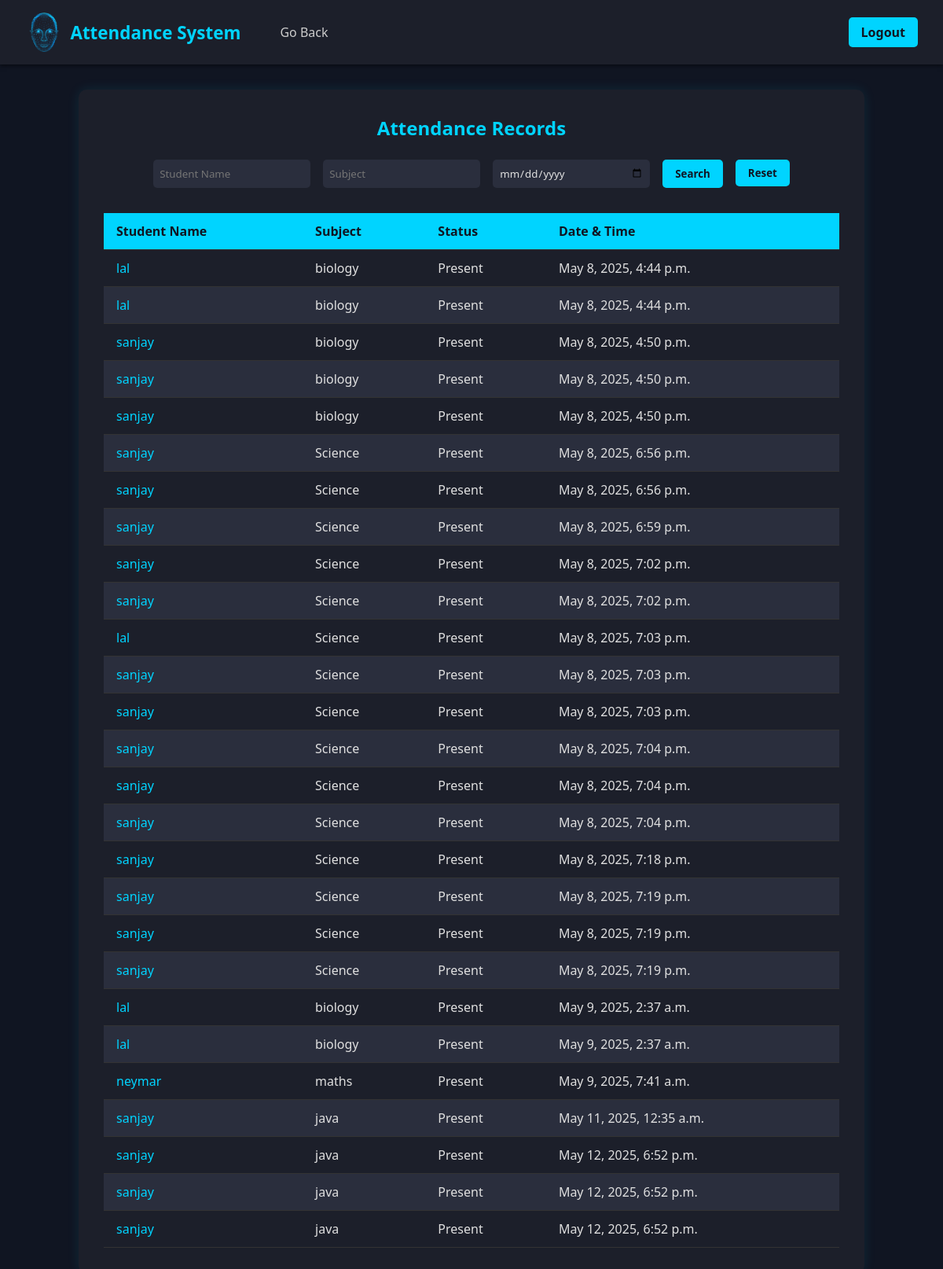
/attendance-record/ (signed in), run on the app's committed database.
### attendance_app/models.py (models this page shows)
class Attendance(models.Model):
    student = models.ForeignKey(Student, on_delete=models.CASCADE)
    subject = models.CharField(max_length=100)
    timestamp = models.DateTimeField(auto_now_add=True)
    status = models.CharField(max_length=10, choices=[('Present', 'Present'), ('Absent', 'Absent')])

class Student(models.Model):
    name = models.CharField(max_length=100)
    face_encoding = models.BinaryField()

### attendance_app/views.py (the view)
# urls.py: path('attendance-record/',views.attendance_records,name='attendance_records'),
@login_required
def attendance_records(request):
    student_query = request.GET.get("student", "")
    subject_query = request.GET.get("subject", "")
    date_query = request.GET.get("date", "")
    records = Attendance.objects.all()
    if student_query:
        records = records.filter(student__name__icontains=student_query)
    if subject_query:
        records = records.filter(subject__icontains=subject_query)
    if date_query:
        records = records.filter(timestamp__date=date_query)
    return render(request, "attendance_app/attendance_records.html", {
        "records": records,
    })

### attendance_app/templates/attendance_app/attendance_records.html (shortened to what this page needs)
<!DOCTYPE html>
<html lang="en">
<head>
    {% load static %}
</head>
<body>
    <nav>
        <div class="nav-left">
            <div class="logo">
                <img src="{% static 'attendance_app/images/logo2.png' %}" alt="Site Logo">
                Attendance System
            </div>
            <div class="nav-links">
                <a href="/dashboard/">Go Back</a>
            </div>
        </div>
        <div class="nav-right" style="display: flex; gap: 10px;">
            <a href="/login/" class="btn">Logout</a>
        </div>
    </nav>
    <main>
        <div class="container">
            <h2>Attendance Records</h2>
            <form method="GET" class="search-form">
                <input type="text" name="student" placeholder="Student Name" value="{{ request.GET.student }}">
                <input type="text" name="subject" placeholder="Subject" value="{{ request.GET.subject }}">
                <input type="date" name="date" value="{{ request.GET.date }}">
                <button type="submit">Search</button>
                <a href="{% url 'attendance_records' %}" style="text-decoration: none;">
                  <button type="button">Reset</button>
                </a>
            </form>
            {% if records %}
                <table>
                    <thead>
                        <tr>
                            <th>Student Name</th>
                            <th>Subject</th>
                            <th>Status</th>
                            <th>Date & Time</th>
                        </tr>
                    </thead>
                    <tbody>
                        {% for record in records %}
                        <tr>
                            <td>
                              <a href="{% url 'student_detail' record.student.id %}" style="color: #00d4ff; text-decoration: none;">
                                {{ record.student.name }}
                            </a>
                            </td>
                            <td>{{ record.subject }}</td>
                            <td>{{ record.status }}</td>
                            <td>{{ record.timestamp }}</td>
                        </tr>
                        {% endfor %}
                    </tbody>
                </table>
            {% else %}
                <p>No attendance records found.</p>
            {% endif %}
        </div>
    </main>
</body>
</html>

### attendance_app/templates/attendance_app/attendance_records.html (style rules this page uses)
* { margin: 0; padding: 0; box-sizing: border-box; font-family: 'Segoe UI', Tahoma, Geneva, Verdana, sans-serif; }
body { background-color: #101522; color: #e0e0e0; min-height: 100vh; display: flex; flex-direction: column; }
nav { display: flex; justify-content: space-between; align-items: center; padding: 1rem 2rem; background-color: #1c1f2a; box-shadow: 0 2px 5px rgba(0, 0, 0, 0.5); }
.nav-left { display: flex; align-items: center; gap: 20px; }
.logo { font-weight: bold; font-size: 1.4rem; display: flex; align-items: center; gap: 0.5rem; color: #00d4ff; }
.logo img { height: 50px; width: auto; }
.nav-links a { text-decoration: none; color: #ccc; font-size: 1rem; transition: color 0.3s ease; margin-left: 30px; }
.nav-right .btn { background-color: #00d4ff; color: #101522; padding: 0.5rem 1rem; border-radius: 5px; text-decoration: none; font-weight: 600; transition: background-color 0.3s ease; }
main { flex: 1; padding: 2rem; }
.container { max-width: 1000px; margin: 0 auto; background-color: #1c1f2a; padding: 2rem; border-radius: 10px; box-shadow: 0 0 15px rgba(0, 212, 255, 0.1); }
h2 { text-align: center; color: #00d4ff; margin-bottom: 1.5rem; }
form.search-form { display: flex; flex-wrap: wrap; gap: 1rem; margin-bottom: 2rem; justify-content: center; }
.search-form input[type="text"], .search-form input[type="date"] { padding: 0.5rem; border-radius: 5px; border: none; width: 200px; background-color: #2a2e3d; color: #e0e0e0; }
.search-form button { background-color: #00d4ff; color: #101522; padding: 0.5rem 1rem; border-radius: 5px; font-weight: bold; border: none; cursor: pointer; transition: background-color 0.3s ease; }
table { width: 100%; border-collapse: collapse; color: #e0e0e0; }
thead { background-color: #00d4ff; color: #101522; }
th, td { padding: 0.75rem 1rem; text-align: left; border-bottom: 1px solid #333; }
tr:nth-child(even) { background-color: #2a2e3d; }

### data on the page
Attendance: student.name "lal", subject "biology", status "Present", timestamp "May 8, 2025, 4:44 p.m."
Attendance: student.name "lal", subject "biology", status "Present", timestamp "May 8, 2025, 4:44 p.m."
Attendance: student.name "sanjay", subject "biology", status "Present", timestamp "May 8, 2025, 4:50 p.m."
Attendance: student.name "sanjay", subject "biology", status "Present", timestamp "May 8, 2025, 4:50 p.m."
Attendance: student.name "sanjay", subject "biology", status "Present", timestamp "May 8, 2025, 4:50 p.m."
Attendance: student.name "sanjay", subject "Science", status "Present", timestamp "May 8, 2025, 6:56 p.m."
Attendance: student.name "sanjay", subject "Science", status "Present", timestamp "May 8, 2025, 6:56 p.m."
Attendance: student.name "sanjay", subject "Science", status "Present", timestamp "May 8, 2025, 6:59 p.m."
Attendance: student.name "sanjay", subject "Science", status "Present", timestamp "May 8, 2025, 7:02 p.m."
Attendance: student.name "sanjay", subject "Science", status "Present", timestamp "May 8, 2025, 7:02 p.m."
Attendance: student.name "lal", subject "Science", status "Present", timestamp "May 8, 2025, 7:03 p.m."
Attendance: student.name "sanjay", subject "Science", status "Present", timestamp "May 8, 2025, 7:03 p.m."
Attendance: student.name "sanjay", subject "Science", status "Present", timestamp "May 8, 2025, 7:03 p.m."
Attendance: student.name "sanjay", subject "Science", status "Present", timestamp "May 8, 2025, 7:04 p.m."
Attendance: student.name "sanjay", subject "Science", status "Present", timestamp "May 8, 2025, 7:04 p.m."
Attendance: student.name "sanjay", subject "Science", status "Present", timestamp "May 8, 2025, 7:04 p.m."
Attendance: student.name "sanjay", subject "Science", status "Present", timestamp "May 8, 2025, 7:18 p.m."
Attendance: student.name "sanjay", subject "Science", status "Present", timestamp "May 8, 2025, 7:19 p.m."
Attendance: student.name "sanjay", subject "Science", status "Present", timestamp "May 8, 2025, 7:19 p.m."
Attendance: student.name "sanjay", subject "Science", status "Present", timestamp "May 8, 2025, 7:19 p.m."
Attendance: student.name "lal", subject "biology", status "Present", timestamp "May 9, 2025, 2:37 a.m."
Attendance: student.name "lal", subject "biology", status "Present", timestamp "May 9, 2025, 2:37 a.m."
Attendance: student.name "neymar", subject "maths", status "Present", timestamp "May 9, 2025, 7:41 a.m."
Attendance: student.name "sanjay", subject "java", status "Present", timestamp "May 11, 2025, 12:35 a.m."
Attendance: student.name "sanjay", subject "java", status "Present", timestamp "May 12, 2025, 6:52 p.m."
Attendance: student.name "sanjay", subject "java", status "Present", timestamp "May 12, 2025, 6:52 p.m."
Attendance: student.name "sanjay", subject "java", status "Present", timestamp "May 12, 2025, 6:52 p.m."
